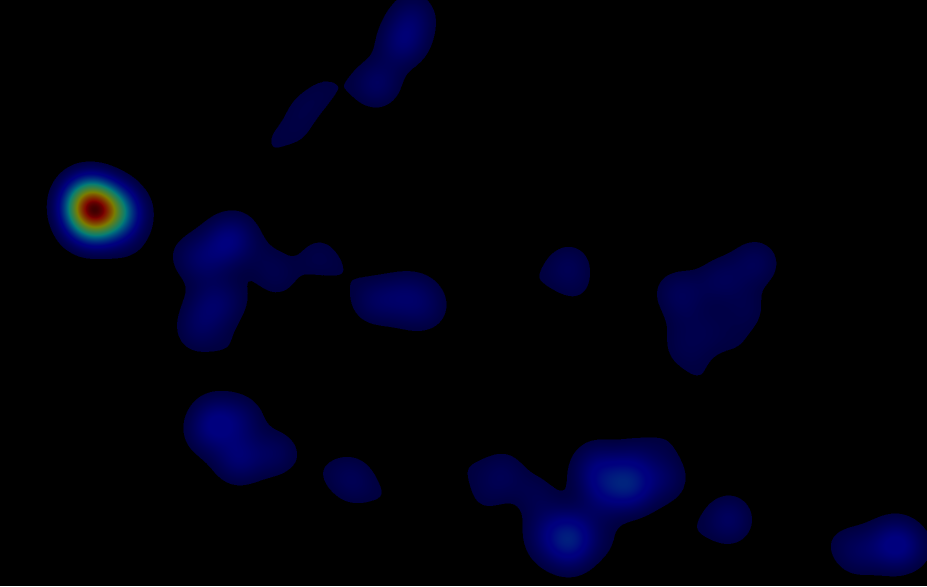
#> input picture GazeHeatMap/gazeHeatMap.png, 1853 x 1173 px (shown at 1/2 size)
$ python -i gazeheatplot.py   (imports and definitions only)   (older library calls are emulated)
#> lines starting #> are read from the running program, lines starting #| are printed output that depends on the picture; after the words box and inside, x2 and y2 are one past the last pixel; in counts of white or black regions, pixels touching at a corner belong together
import os
import argparse
import csv
import numpy
import matplotlib
from matplotlib import pyplot, image
import cv2


# [179 lines left out: functions draw_display, gaussian, draw_heatmap, not called in this run]


def bounding_box(image):
    roi_copy = image.copy()
    roi_hsv = cv2.cvtColor(image, cv2.COLOR_RGB2HSV)
#> roi_hsv: shape (1173, 1853, 3); mean H, S, V 16.7, 36.1, 12.3

    # ## mask of green (36,0,0) ~ (70, 255,255)
    # mask1 = cv2.inRange(hsv, (36, 0, 0), (70, 255,255))

    # ## mask o yellow (15,0,0) ~ (36, 255, 255)
    # mask2 = cv2.inRange(hsv, (15,0,0), (36, 255, 255))

    # filter black color
    # mask1 = cv2.inRange(roi_hsv, numpy.array([0, 0, 0]), numpy.array([180, 255, 125]))
    mask1 = cv2.inRange(roi_hsv, numpy.array([15, 0, 0]), numpy.array([70, 255, 255]))
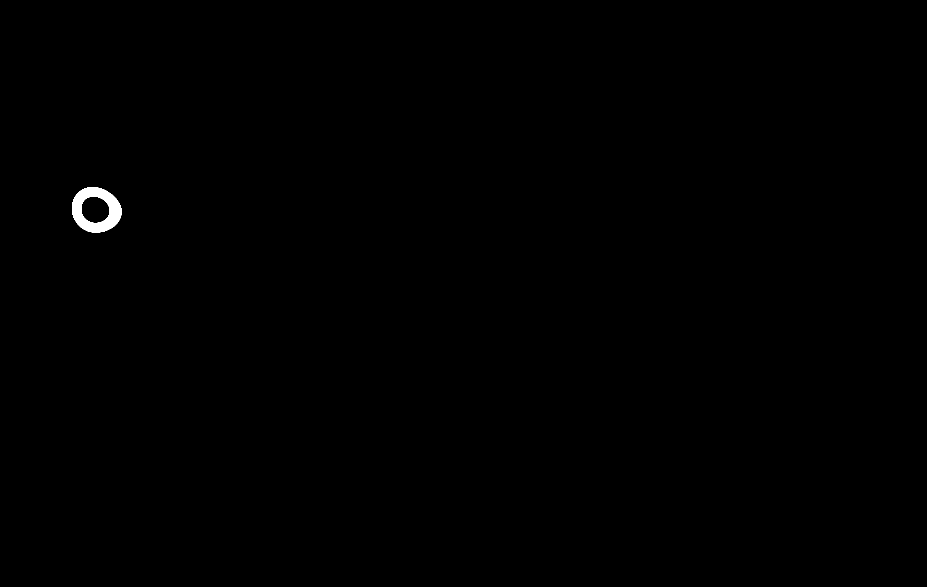
#> mask1: shape (1173, 1853) (shown at 1/2 size); 0.22% white; 1 white region, box (x1, y1, x2, y2) and area: (144, 374, 243, 465) 4737
    mask1 = cv2.morphologyEx(mask1, cv2.MORPH_CLOSE, cv2.getStructuringElement(cv2.MORPH_ELLIPSE, (3, 3)))
    mask1 = cv2.Canny(mask1, 100, 300)
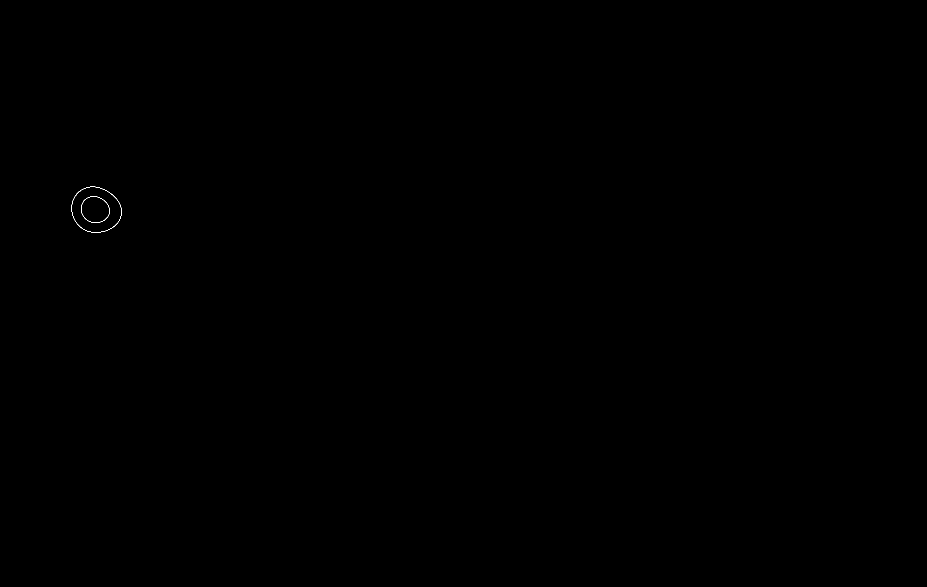
#> mask1: shape (1173, 1853) (shown at 1/2 size); 0.02% white in thin lines or dots, all inside (x1, y1, x2, y2) = (143, 373, 243, 465)
    mask1 = cv2.GaussianBlur(mask1, (1, 1), 0)
    mask1 = cv2.Canny(mask1, 100, 300)
#> mask1: shape (1173, 1853); 0.04% white in thin lines or dots, all inside (x1, y1, x2, y2) = (142, 372, 244, 466)

    # find contours
    # cv2.findCountours() function changed from OpenCV3 to OpenCV4: now it have only two parameters instead of 3
    cv2MajorVersion = cv2.__version__.split(".")[0]
    # check for contours on thresh
    if int(cv2MajorVersion) >= 4:
        ctrs, hier = cv2.findContours(mask1.copy(), cv2.RETR_EXTERNAL, cv2.CHAIN_APPROX_SIMPLE)
#> ctrs = 2 contours, 1 with area under 20; largest, box (x1, y1, x2, y2) and area: (142, 372, 244, 466) 7240
    else:
        im2, ctrs, hier = cv2.findContours(mask1.copy(), cv2.RETR_EXTERNAL, cv2.CHAIN_APPROX_SIMPLE)

    # sort contours
    sorted_ctrs = sorted(ctrs, key=lambda ctr: cv2.boundingRect(ctr)[0])
#> sorted_ctrs has the same summary as ctrs

    for i, ctr in enumerate(sorted_ctrs):
        if cv2.contourArea(ctr) > 100:
            peri = cv2.arcLength(ctr, True)
            approx = cv2.approxPolyDP(ctr, 0.02 * peri, True)
            x, y, w, h = cv2.boundingRect(approx)
            print(x, y, cv2.contourArea(ctr))

            # Get bounding box
            # x, y, w, h = cv2.boundingRect(ctr)

            # Getting ROI
            roi = image[y:y + h, x:x + w]
            # show ROI
            # cv2.imshow('segment no:'+str(i),roi)
            cv2.rectangle(image, (x, y), (x + w, y + h), (0, 255, 0), 2)
#> this loop made 2 passes
#> (peri, x, y, w, h) on pass 1: (406.1, 142, 373, 102, 93)
#> ctr on pass 2: [[235, 447], [230, 452]]
#| 142 373 7240.0
#> pass 1, in bounding_box, `roi = image[y:y + h, x:x + w]`:
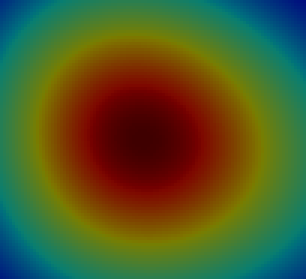
#> roi: shape (93, 102, 3) (shown 3 times larger); mean R, G, B 80.2, 89.7, 39.7
#> after the loop:
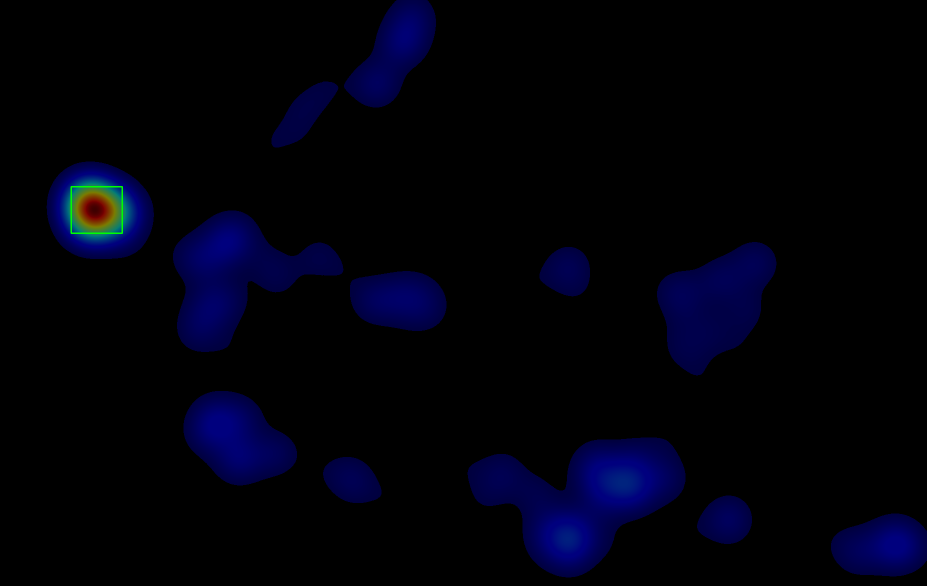
#> image: shape (1173, 1853, 3) (shown at 1/2 size); mean R, G, B 0.6, 1, 11.9
            # if w > 15 and h > 15:
            #     cv2.imwrite('out_check_out.png'.format(i), roi)

    cv2.imshow('marked areas', image)
    cv2.imwrite('out_check_out.png', image)
    cv2.waitKey(0)


##################
#     Parsing    #
##################

parser = argparse.ArgumentParser(description='Parameters required for processing.')

# required args
# [17 lines not run here, left out]

# [1 line that did not run here, left out]
# [1 line that did not run here, left out]
# [1 line that did not run here, left out]
# [1 line that did not run here, left out]
# [1 line that did not run here, left out]
# [1 line that did not run here, left out]
# [1 line that did not run here, left out]
# [1 line that did not run here, left out]

# [15 lines not run here, left out]

>>> import cv2
>>> picture = cv2.cvtColor(cv2.imread('gazeHeatMap.png'), cv2.COLOR_BGR2RGB)
>>> result = bounding_box(picture)
